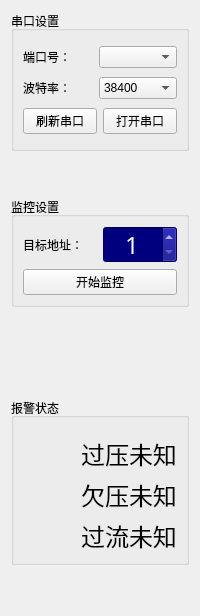
                <widget class="QFrame" name="frame_3">
                 <property name="minimumSize">
                  <size>
                   <width>200</width>
                   <height>0</height>
                  </size>
                 </property>
                 <property name="maximumSize">
                  <size>
                   <width>200</width>
                   <height>16777215</height>
                  </size>
                 </property>
                 <layout class="QVBoxLayout" name="verticalLayout_57">
                  <item>
                   <widget class="QGroupBox" name="groupBox_32">
                    <property name="minimumSize">
                     <size>
                      <width>0</width>
                      <height>140</height>
                     </size>
                    </property>
                    <property name="maximumSize">
                     <size>
                      <width>16777215</width>
                      <height>140</height>
                     </size>
                    </property>
                    <property name="styleSheet">
                     <string notr="true"/>
                    </property>
                    <property name="title">
                     <string>串口设置</string>
                    </property>
                    <layout class="QVBoxLayout" name="verticalLayout_58">
                     <property name="topMargin">
                      <number>12</number>
                     </property>
                     <item>
                      <layout class="QHBoxLayout" name="horizontalLayout_194">
                       <item>
                        <widget class="QLabel" name="label_277">
                         <property name="minimumSize">
                          <size>
                           <width>70</width>
                           <height>0</height>
                          </size>
                         </property>
                         <property name="maximumSize">
                          <size>
                           <width>70</width>
                           <height>16777215</height>
                          </size>
                         </property>
                         <property name="text">
                          <string>端口号：</string>
                         </property>
                        </widget>
                       </item>
                       <item>
                        <widget class="QComboBox" name="comboBox_13">
                         <property name="enabled">
                          <bool>true</bool>
                         </property>
                         <property name="editable">
                          <bool>false</bool>
                         </property>
                        </widget>
                       </item>
                      </layout>
                     </item>
                     <item>
                      <layout class="QHBoxLayout" name="horizontalLayout_195">
                       <item>
                        <widget class="QLabel" name="label_278">
                         <property name="minimumSize">
                          <size>
                           <width>70</width>
                           <height>0</height>
                          </size>
                         </property>
                         <property name="maximumSize">
                          <size>
                           <width>70</width>
                           <height>16777215</height>
                          </size>
                         </property>
                         <property name="text">
                          <string>波特率：</string>
                         </property>
                        </widget>
                       </item>
                       <item>
                        <widget class="QComboBox" name="comboBox_14">
                         <item>
                          <property name="text">
                           <string>38400</string>
                          </property>
                         </item>
                         <item>
                          <property name="text">
                           <string>9600</string>
                          </property>
                         </item>
                         <item>
                          <property name="text">
                           <string>1200</string>
                          </property>
                         </item>
                         <item>
                          <property name="text">
                           <string>2400</string>
                          </property>
                         </item>
                         <item>
                          <property name="text">
                           <string>4800</string>
                          </property>
                         </item>
                         <item>
                          <property name="text">
                           <string>19200</string>
                          </property>
                         </item>
                        </widget>
                       </item>
                      </layout>
                     </item>
                     <item>
                      <layout class="QHBoxLayout" name="horizontalLayout_196">
                       <item>
                        <widget class="QPushButton" name="pushButton_44">
                         <property name="text">
                          <string>刷新串口</string>
                         </property>
                         <property name="icon">
                          <iconset resource="resource.qrc">
                           <normaloff>:/image/update.ico</normaloff>:/image/update.ico</iconset>
                         </property>
                        </widget>
                       </item>
                       <item>
                        <widget class="QPushButton" name="pushButton_45">
                         <property name="enabled">
                          <bool>true</bool>
                         </property>
                         <property name="text">
                          <string>打开串口</string>
                         </property>
                         <property name="icon">
                          <iconset resource="resource.qrc">
                           <normaloff>:/image/ball_off.ico</normaloff>:/image/ball_off.ico</iconset>
                         </property>
                        </widget>
                       </item>
                      </layout>
                     </item>
                    </layout>
                   </widget>
                  </item>
                  <item>
                   <spacer name="verticalSpacer">
                    <property name="orientation">
                     <enum>Qt::Vertical</enum>
                    </property>
                    <property name="sizeHint" stdset="0">
                     <size>
                      <width>20</width>
                      <height>40</height>
                     </size>
                    </property>
                   </spacer>
                  </item>
                  <item>
                   <widget class="QGroupBox" name="groupBox_35">
                    <property name="minimumSize">
                     <size>
                      <width>0</width>
                      <height>110</height>
                     </size>
                    </property>
                    <property name="maximumSize">
                     <size>
                      <width>16777215</width>
                      <height>110</height>
                     </size>
                    </property>
                    <property name="title">
                     <string>监控设置</string>
                    </property>
                    <layout class="QVBoxLayout" name="verticalLayout_31">
                     <item>
                      <layout class="QHBoxLayout" name="horizontalLayout_86">
                       <item>
                        <widget class="QLabel" name="label_60">
                         <property name="text">
                          <string>目标地址：</string>
                         </property>
                        </widget>
                       </item>
                       <item>
                        <widget class="QSpinBox" name="spinBox_4">
                         <property name="font">
                          <font>
                           <family>Adobe Arabic</family>
                           <pointsize>18</pointsize>
                           <weight>9</weight>
                           <italic>false</italic>
                           <bold>false</bold>
                          </font>
                         </property>
                         <property name="styleSheet">
                          <string notr="true">background-color: rgb(0, 0, 127);
font: 75 18pt &quot;Adobe Arabic&quot;;
color: rgb(255, 255, 255);</string>
                         </property>
                         <property name="alignment">
                          <set>Qt::AlignCenter</set>
                         </property>
                         <property name="buttonSymbols">
                          <enum>QAbstractSpinBox::UpDownArrows</enum>
                         </property>
                         <property name="minimum">
                          <number>1</number>
                         </property>
                         <property name="maximum">
                          <number>254</number>
                         </property>
                         <property name="value">
                          <number>1</number>
                         </property>
                        </widget>
                       </item>
                      </layout>
                     </item>
                     <item>
                      <layout class="QHBoxLayout" name="horizontalLayout_78">
                       <item>
                        <widget class="QPushButton" name="pushButton_56">
                         <property name="enabled">
                          <bool>true</bool>
                         </property>
                         <property name="text">
                          <string>开始监控</string>
                         </property>
                         <property name="icon">
                          <iconset resource="resource.qrc">
                           <normaloff>:/image/ball_off.ico</normaloff>:/image/ball_off.ico</iconset>
                         </property>
                        </widget>
                       </item>
                      </layout>
                     </item>
                    </layout>
                   </widget>
                  </item>
                  <item>
                   <spacer name="verticalSpacer_13">
                    <property name="orientation">
                     <enum>Qt::Vertical</enum>
                    </property>
                    <property name="sizeHint" stdset="0">
                     <size>
                      <width>20</width>
                      <height>85</height>
                     </size>
                    </property>
                   </spacer>
                  </item>
                  <item>
                   <widget class="QGroupBox" name="groupBox_34">
                    <property name="minimumSize">
                     <size>
                      <width>0</width>
                      <height>0</height>
                     </size>
                    </property>
                    <property name="maximumSize">
                     <size>
                      <width>16777215</width>
                      <height>265</height>
                     </size>
                    </property>
                    <property name="title">
                     <string>报警状态</string>
                    </property>
                    <layout class="QVBoxLayout" name="verticalLayout_60">
                     <property name="topMargin">
                      <number>18</number>
                     </property>
                     <item>
                      <layout class="QHBoxLayout" name="horizontalLayout_199">
                       <item>
                        <widget class="QLabel" name="label_280">
                         <property name="autoFillBackground">
                          <bool>false</bool>
                         </property>
                         <property name="frameShape">
                          <enum>QFrame::NoFrame</enum>
                         </property>
                         <property name="text">
                          <string/>
                         </property>
                         <property name="pixmap">
                          <pixmap resource="resource.qrc">:/image/alert_unknow.png</pixmap>
                         </property>
                         <property name="alignment">
                          <set>Qt::AlignCenter</set>
                         </property>
                        </widget>
                       </item>
                       <item>
                        <widget class="QLabel" name="label_281">
                         <property name="font">
                          <font>
                           <pointsize>18</pointsize>
                          </font>
                         </property>
                         <property name="styleSheet">
                          <string notr="true"/>
                         </property>
                         <property name="text">
                          <string>过压未知</string>
                         </property>
                         <property name="alignment">
                          <set>Qt::AlignCenter</set>
                         </property>
                        </widget>
                       </item>
                      </layout>
                     </item>
                     <item>
                      <layout class="QHBoxLayout" name="horizontalLayout_200">
                       <item>
                        <widget class="QLabel" name="label_282">
                         <property name="autoFillBackground">
                          <bool>false</bool>
                         </property>
                         <property name="text">
                          <string/>
                         </property>
                         <property name="pixmap">
                          <pixmap resource="resource.qrc">:/image/alert_unknow.png</pixmap>
                         </property>
                         <property name="alignment">
                          <set>Qt::AlignCenter</set>
                         </property>
                        </widget>
                       </item>
                       <item>
                        <widget class="QLabel" name="label_283">
                         <property name="font">
                          <font>
                           <pointsize>18</pointsize>
                          </font>
                         </property>
                         <property name="styleSheet">
                          <string notr="true"/>
                         </property>
                         <property name="text">
                          <string>欠压未知</string>
                         </property>
                         <property name="alignment">
                          <set>Qt::AlignCenter</set>
                         </property>
                        </widget>
                       </item>
                      </layout>
                     </item>
                     <item>
                      <layout class="QHBoxLayout" name="horizontalLayout_201">
                       <item>
                        <widget class="QLabel" name="label_284">
                         <property name="autoFillBackground">
                          <bool>false</bool>
                         </property>
                         <property name="text">
                          <string/>
                         </property>
                         <property name="pixmap">
                          <pixmap resource="resource.qrc">:/image/alert_unknow.png</pixmap>
                         </property>
                         <property name="alignment">
                          <set>Qt::AlignCenter</set>
                         </property>
                        </widget>
                       </item>
                       <item>
                        <widget class="QLabel" name="label_285">
                         <property name="font">
                          <font>
                           <pointsize>18</pointsize>
                          </font>
                         </property>
                         <property name="styleSheet">
                          <string notr="true"/>
                         </property>
                         <property name="text">
                          <string>过流未知</string>
                         </property>
                         <property name="alignment">
                          <set>Qt::AlignCenter</set>
                         </property>
                        </widget>
                       </item>
                      </layout>
                     </item>
                    </layout>
                   </widget>
                  </item>
                  <item>
                   <spacer name="verticalSpacer_81">
                    <property name="orientation">
                     <enum>Qt::Vertical</enum>
                    </property>
                    <property name="sizeHint" stdset="0">
                     <size>
                      <width>20</width>
                      <height>40</height>
                     </size>
                    </property>
                   </spacer>
                  </item>
                 </layout>
                </widget>
